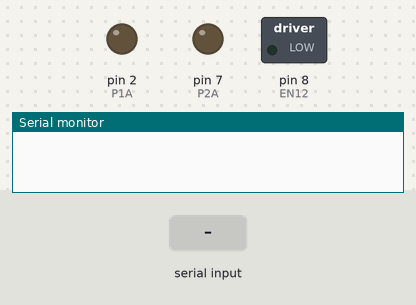
The sketch below on a simulated Arduino Uno, built with avr-gcc and run on an emulated ATmega328P. On the bench: switched loads named in the sketch (green lamp = pin HIGH), output pins drawn as LEDs (lit = HIGH), the last lines printed to the serial monitor. The inputs (shaded band) are chosen by the test bench.

Above: at 1.2 s.
1.3 s: "90,45\n" received over Serial
At 2.5 s:
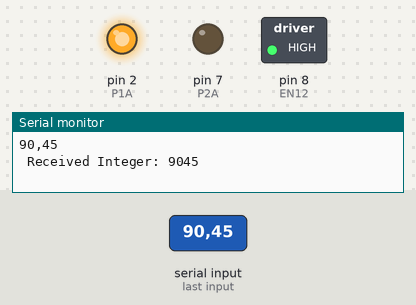
2.8 s: "5\n" received over Serial
At 4.0 s:
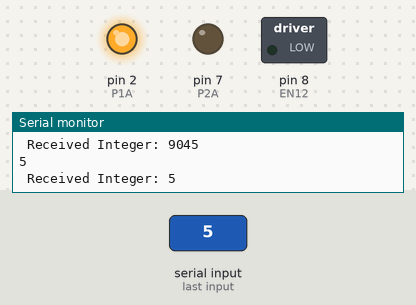
4.3 s: "30,150\n" received over Serial
At 4.9 s:
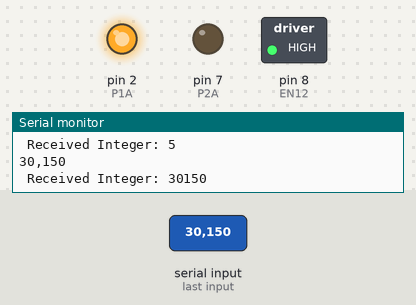
Timing chart, 0 to 7.3 s (numbered marks = the images above; inputs shaded):
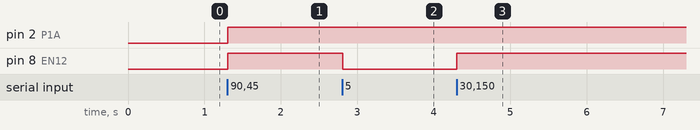

Measured:
- after the input at 1.3 s, pin 2 (P1A), pin 8 (EN12): LOW → HIGH at once
- after the input at 2.8 s, pin 8 (EN12): HIGH → LOW at once
- after the input at 4.3 s, pin 8 (EN12): LOW → HIGH at once

The sketch:

PES_UART_MOTOR.ino
```cpp
// DC motor 1 control
#define P1A 2 // define pin 2 as for P1A
#define P2A 7 // define pin 7 as for P2A
#define EN12 8 // define pin 8 as for 1,2EN enable

void setup() {
  // Start serial communication with 38400 baud rate
  Serial.begin(38400, SERIAL_8O2);
   pinMode(P1A, OUTPUT);// define pin as OUTPUT for P1A
  pinMode(P2A, OUTPUT);// define pin as OUTPUT for P2A
  pinMode(EN12, OUTPUT);// define pin as OUTPUT for 1,2EN
}

void loop() {
  static String receivedString = "";

  // Check if data is available to read
  while (Serial.available() > 0) {
    // Read the incoming byte
    char receivedByte = Serial.read();

    // print the received data
    Serial.print(receivedByte);

    // Check if the received character is a digit
    if (isdigit(receivedByte)) {
      // Accumulate the digit to the string
      receivedString += receivedByte;
    }
    }

      if (receivedString.length() > 0) {
        int receivedInteger = receivedString.toInt();
        //print the received integer
        Serial.print(" Received Integer: ");
        Serial.println(receivedInteger);
        if(receivedInteger < 10)
        {
            //motor off
            digitalWrite(EN12 ,LOW);// Disable 1A and 2A
            delay(50);
        }
        else if(receivedInteger > 10 && receivedInteger < 40)
        {
            //motor clkwise
            digitalWrite(EN12 ,HIGH);// Enable 1A and 2A
            digitalWrite(P1A,LOW);// send + or HIGH singal to P1A
            digitalWrite(P2A,HIGH);// send - or LOW singal to P2A
            delay(50);
        }
        else if(receivedInteger > 40)
        {
            //motor anti-clkwise
            digitalWrite(EN12 ,HIGH);// Enable 1A and 2A
            digitalWrite(P1A,HIGH);// send + or HIGH singal to P1A
            digitalWrite(P2A,LOW);// send - or LOW singal to P2A
            delay(50);
        }
      }
      // Reset the string for the next integer
      receivedString = "";
  delay(10);
}
```
